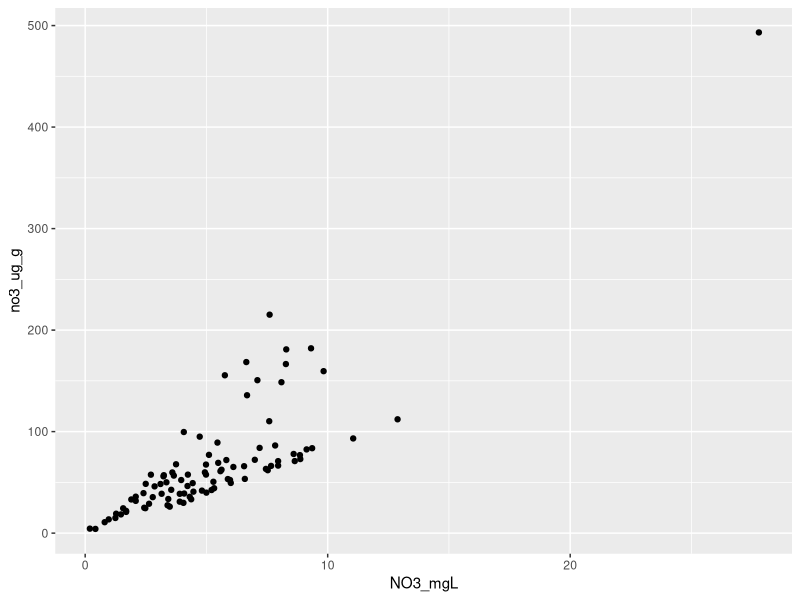
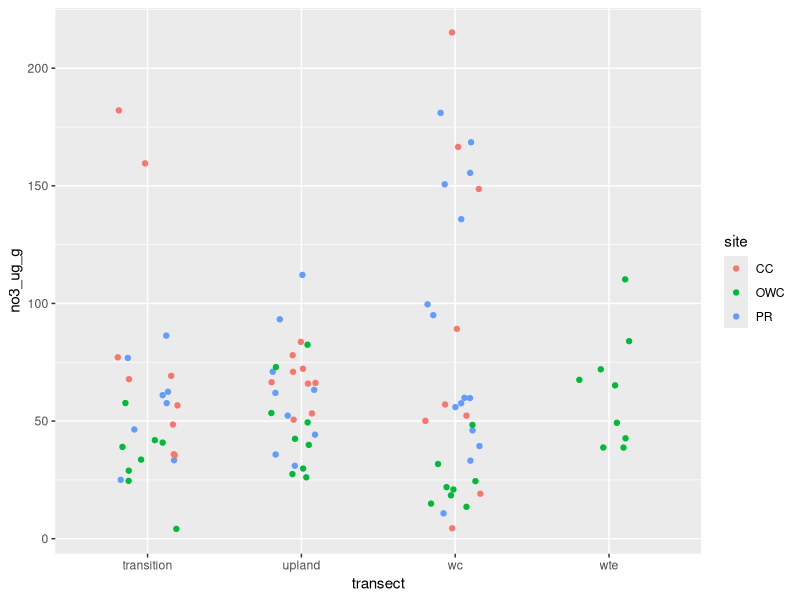
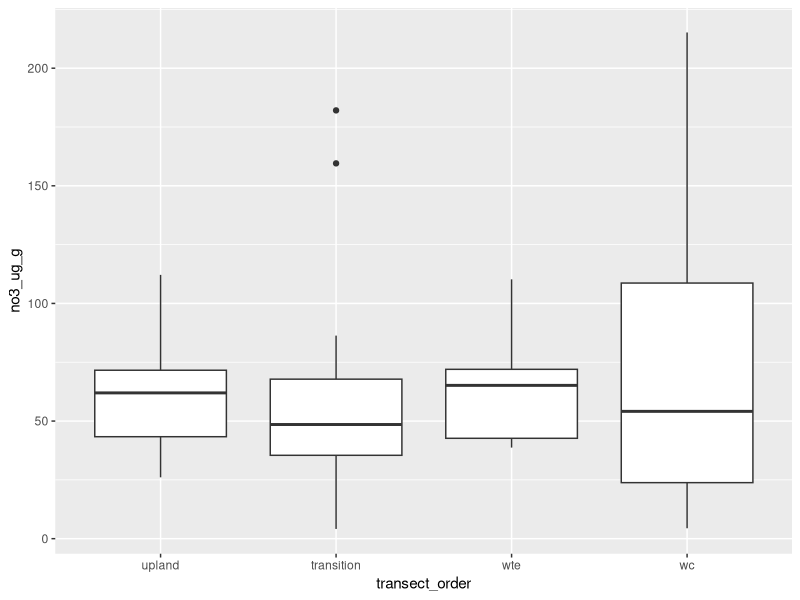
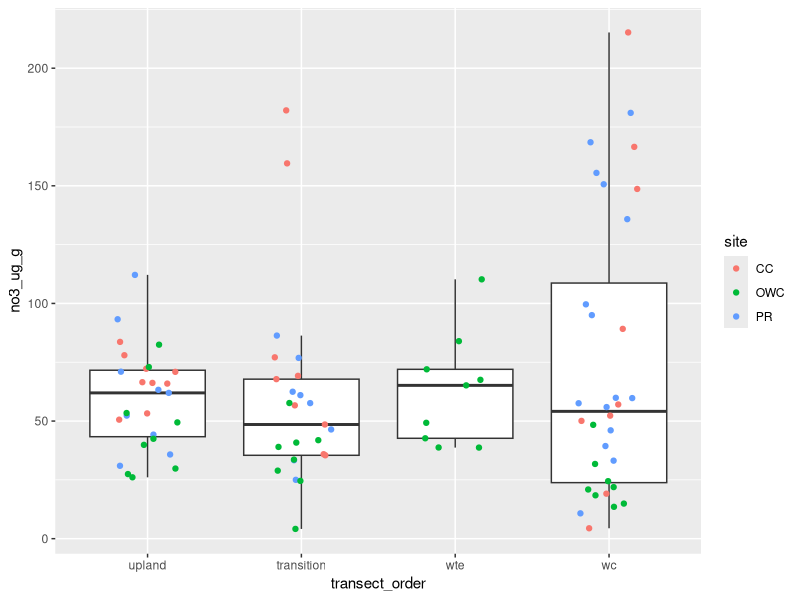
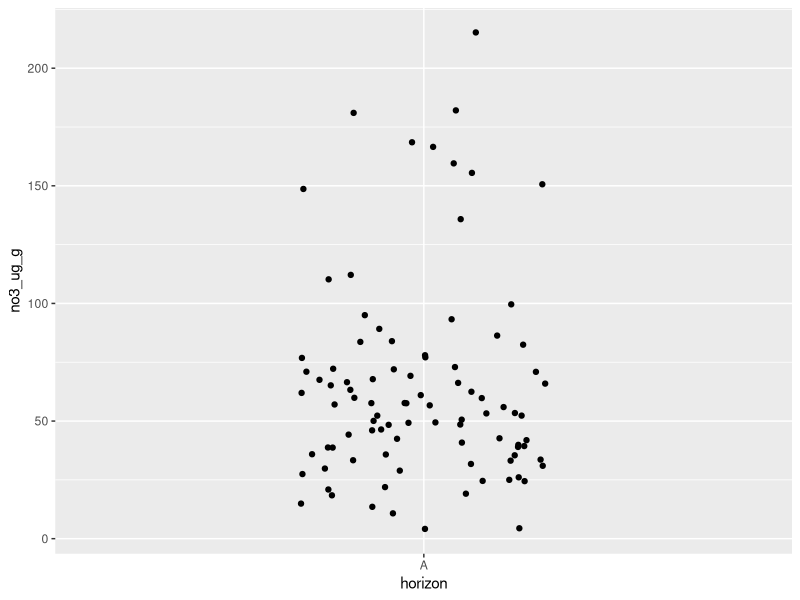
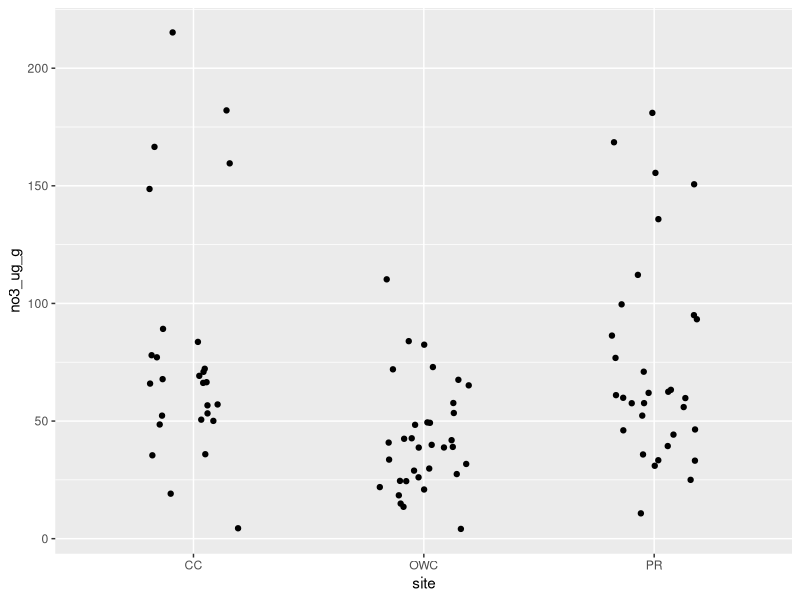

Source code (R) for these figures, in order:
### Preliminary Nitrate Analysis (NO3-)
## 7/19/22
## JIM

##LOAD PACKAGES
library(tidyverse)

#--------------------------------------------------#

##LOAD FILES - processed at Argonne National Lab

# data file
inorganic_nitrate = read.csv("data/cmps_data/inorganic_n_2022-07-18.csv")
# sample key
sample_key = read.csv("data/cmps_data/sample_key.csv") 
# check loaded files 
View(inorganic_nitrate)
View(sample_key)

##MERGE DATA AND SAMPLE KEY

inorg_n = 
  inorganic_nitrate %>% 
  left_join(sample_key, by = "sample_label")
#check merged file
View(inorg_n)

##FILTER ANY OUTLIERS

inorg_n = 
  inorg_n %>% 
  filter(no3_ug_g < 450)

## FORMAT DATA

transect_order = factor(inorg_n$transect, level = c('upland','transition','wte','wc'))

## GRAPHS
#screwing around w/ visualizations 
ggplot(inorganic_nitrate, aes(NO3_mgL, no3_ug_g)) +
  geom_point()

ggplot(inorg_n, aes(transect,no3_ug_g)) +
  geom_jitter(width = .2,aes(color = site))

ggplot(inorg_n, aes(transect_order,no3_ug_g)) +
  geom_boxplot()

ggplot(inorg_n, aes(transect_order,no3_ug_g)) +
  geom_boxplot(outlier.alpha = 0)+ 
  geom_jitter(width = .2,aes(color = site))

ggplot(inorg_n, aes(horizon,no3_ug_g)) +
  geom_jitter(width = 0.2)

ggplot(inorg_n, aes(site,no3_ug_g)) +
  geom_jitter(width = 0.2)
